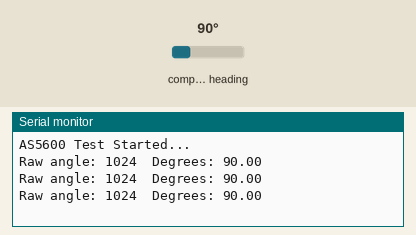
This sketch was run on a simulated Arduino Uno, built with avr-gcc and run on an emulated ATmega328P. Parts: the last lines printed to the serial monitor. Wiring (inferred from the names in the program): AS5600 angle sensor at I2C address 0x36. The inputs (shaded band) are chosen by the test bench; at power-on: compass heading 90°.

Above: at 1.3 s.
1.4 s: compass heading set to 7°
At 1.9 s:
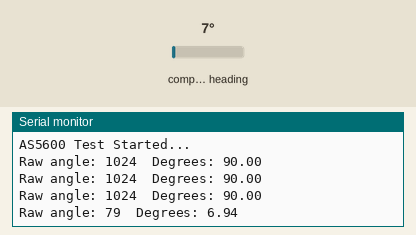
2.9 s: compass heading set to 180°
At 3.4 s:
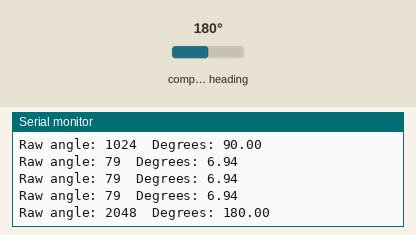
Timing chart, 0 to 5.9 s (numbered marks = the images above; inputs shaded):
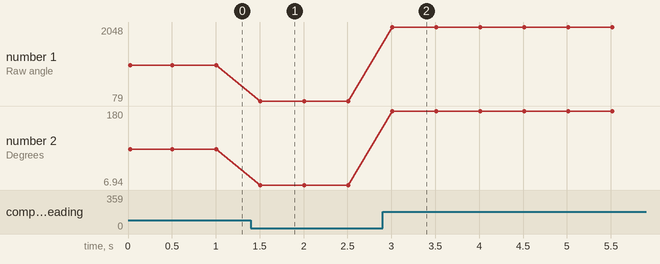

The sketch:

encoder_as5600.ino
```cpp
#include <Wire.h>

#define AS5600_ADDR 0x36  // Default I2C address of AS5600
#define RAW_ANGLE_H 0x0C  // Register for raw angle high byte
#define RAW_ANGLE_L 0x0D  // Register for raw angle low byte

void setup() {
  Serial.begin(9600);
  Wire.begin();

  Serial.println("AS5600 Test Started...");
}

void loop() {
  uint16_t angle = readAngle();
  float degrees = (angle * 360.0) / 4096.0; // 12-bit output = 0–4095

  Serial.print("Raw angle: ");
  Serial.print(angle);
  Serial.print("\tDegrees: ");
  Serial.println(degrees, 2);

  delay(500);
}

uint16_t readAngle() {
  Wire.beginTransmission(AS5600_ADDR);
  Wire.write(RAW_ANGLE_H);
  Wire.endTransmission();

  Wire.requestFrom(AS5600_ADDR, 2);
  while (Wire.available() < 2);

  uint8_t highByte = Wire.read();
  uint8_t lowByte = Wire.read();
  uint16_t angle = ((highByte & 0x0F) << 8) | lowByte;

  return angle;
}
```

Measured:
- after the input at 1.4 s, the serial monitor: prints a new line after 0.11 s (image 1)
- after the input at 2.9 s, the serial monitor: prints a new line after 0.11 s (image 2)
- plotted number 1: 1024 → 79 after the input at 1.4 s, 79 → 2048 after the input at 2.9 s
- plotted number 2: 90 → 6.94 after the input at 1.4 s, 6.94 → 180 after the input at 2.9 s
